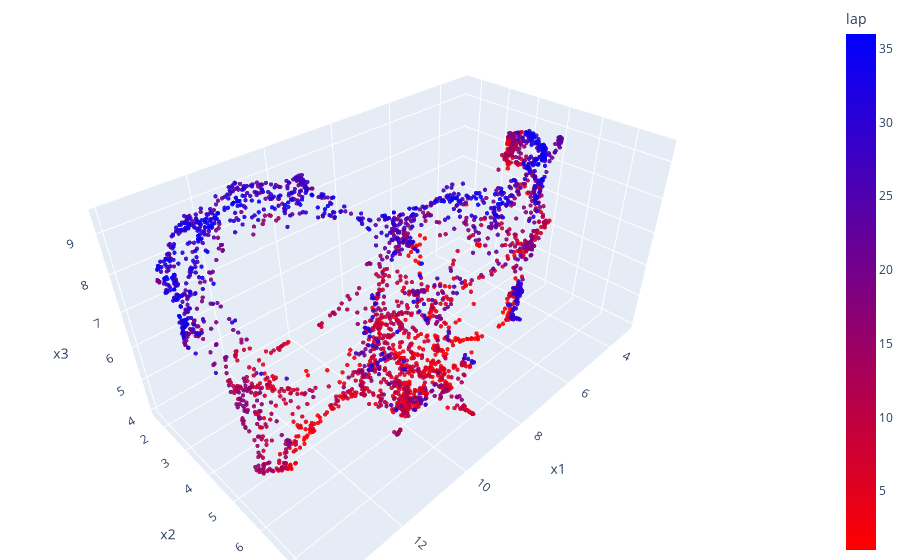

Notebook source saved alongside this figure:
### Code cell
fig = px.scatter_3d(df, x='x1', y='x2', z='x3',
              color='lap', opacity=0.9, color_continuous_scale='Bluered_r')

fig.update_traces(marker_size=1.5)

# tight layout
fig.update_layout(margin=dict(l=0, r=0, b=0, t=0))
fig.show()

### Figure 1 — Plotly figure (JSON) as saved in the notebook; plotly's stock layout.template omitted (floating-point values rounded to 4 significant figures; data arrays with more than 128 entries replaced by an {"elided": "..."} marker saying what was removed)
{"data": [{"hovertemplate": "x1=%{x}<br>x2=%{y}<br>x3=%{z}<br>lap=%{marker.color}<extra></extra>", "legendgroup": "", "marker": {"color": {"elided": "2720 int values"}, "coloraxis": "coloraxis", "opacity": 0.9, "size": 1.5, "symbol": "circle"}, "mode": "markers", "name": "", "scene": "scene", "showlegend": false, "type": "scatter3d", "x": {"elided": "2720 float values"}, "y": {"elided": "2720 float values"}, "z": {"elided": "2720 float values"}}], "layout": {"coloraxis": {"colorbar": {"title": {"text": "lap"}}, "colorscale": [[0, "rgb(255,0,0)"], [1, "rgb(0,0,255)"]]}, "legend": {"tracegroupgap": 0}, "margin": {"b": 0, "l": 0, "r": 0, "t": 0}, "scene": {"domain": {"x": [0, 1], "y": [0, 1]}, "xaxis": {"title": {"text": "x1"}}, "yaxis": {"title": {"text": "x2"}}, "zaxis": {"title": {"text": "x3"}}}}}
